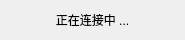
<?xml version="1.0" encoding="UTF-8"?>
<ui version="4.0">
 <class>ConnectHostDialog</class>
 <widget class="QDialog" name="ConnectHostDialog">
  <property name="geometry">
   <rect>
    <x>0</x>
    <y>0</y>
    <width>185</width>
    <height>30</height>
   </rect>
  </property>
  <property name="windowTitle">
   <string>Dialog</string>
  </property>
  <layout class="QVBoxLayout" name="verticalLayout">
   <item>
    <widget class="QLabel" name="label">
     <property name="text">
      <string>正在连接中 ...</string>
     </property>
     <property name="alignment">
      <set>Qt::AlignCenter</set>
     </property>
    </widget>
   </item>
  </layout>
 </widget>
 <resources/>
 <connections/>
</ui>
